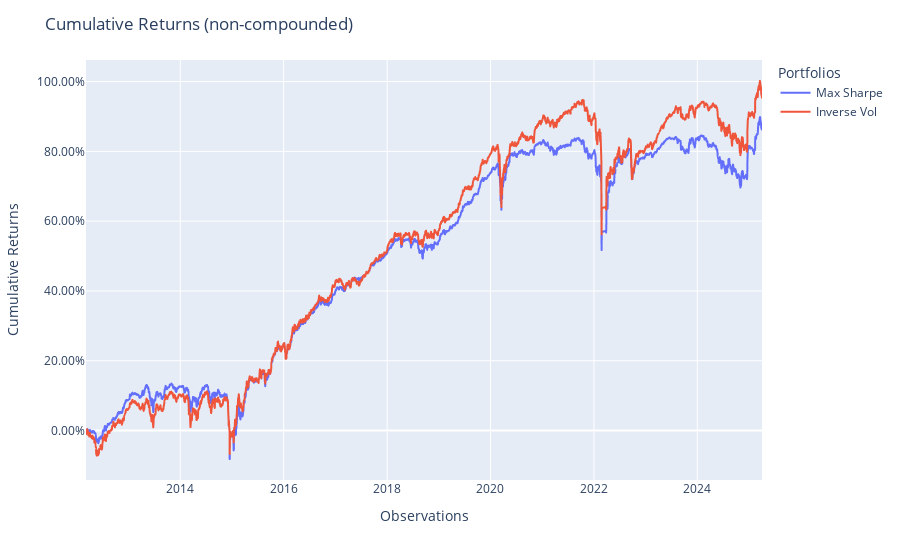

Notebook code cell kept with this figure:
### Code cell
fig = population.plot_cumulative_returns()
# show(fig) is only used for the documentation sticker.
show(fig)

### Figure 1 — Plotly figure (JSON) as saved in the notebook; plotly's stock layout.template omitted (floating-point values rounded to 4 significant figures; data arrays with more than 128 entries replaced by an {"elided": "..."} marker saying what was removed)
{"data": [{"hovertemplate": "variable=Max Sharpe<br>index=%{x}<br>value=%{y}<extra></extra>", "legendgroup": "Max Sharpe", "line": {"color": "#636efa", "dash": "solid"}, "marker": {"symbol": "circle"}, "mode": "lines", "name": "Max Sharpe", "showlegend": true, "type": "scattergl", "x": {"elided": "3282 str values"}, "xaxis": "x", "y": {"elided": "3282 float values"}, "yaxis": "y"}, {"hovertemplate": "variable=Inverse Vol<br>index=%{x}<br>value=%{y}<extra></extra>", "legendgroup": "Inverse Vol", "line": {"color": "#EF553B", "dash": "solid"}, "marker": {"symbol": "circle"}, "mode": "lines", "name": "Inverse Vol", "showlegend": true, "type": "scattergl", "x": {"elided": "3282 str values"}, "xaxis": "x", "y": {"elided": "3282 float values"}, "yaxis": "y"}], "layout": {"legend": {"title": {"text": "Portfolios"}, "tracegroupgap": 0}, "margin": {"t": 60}, "title": {"text": "Cumulative Returns (non-compounded)"}, "xaxis": {"anchor": "y", "domain": [0, 1], "title": {"text": "Observations"}}, "yaxis": {"anchor": "x", "domain": [0, 1], "tickformat": ".2%", "title": {"text": "Cumulative Returns"}}}}
